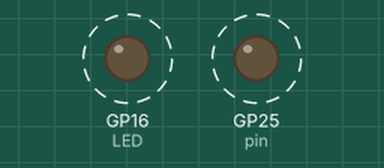
Simulated run of this program. Board: Raspberry Pi Pico running MicroPython. Parts: output pins drawn as LEDs (lit = HIGH). Dashed ring = blinking. What the program prints to the serial console is not drawn.

Above: at 0.2 s.
Timing chart, 0 to 3.0 s (numbered marks = the images above):
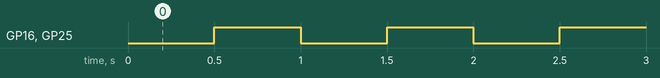

Measured:
- by itself, GP16 (LED), GP25 (pin): alternates HIGH for 0.50 s and LOW for 0.50 s

The program:

2_LED_Blink.py
```python
import machine
from machine import Pin
from utime import sleep
from machine import Timer

pin = Pin("LED", Pin.OUT)
LED = machine.Pin(16, machine.Pin.OUT)


print("LED starts flashing...")
def blink(timer):
    pin.toggle()
    LED.toggle()

tim = Timer()

tim.init(freq=2, mode=Timer.PERIODIC, callback=lambda t:blink(t))
```
